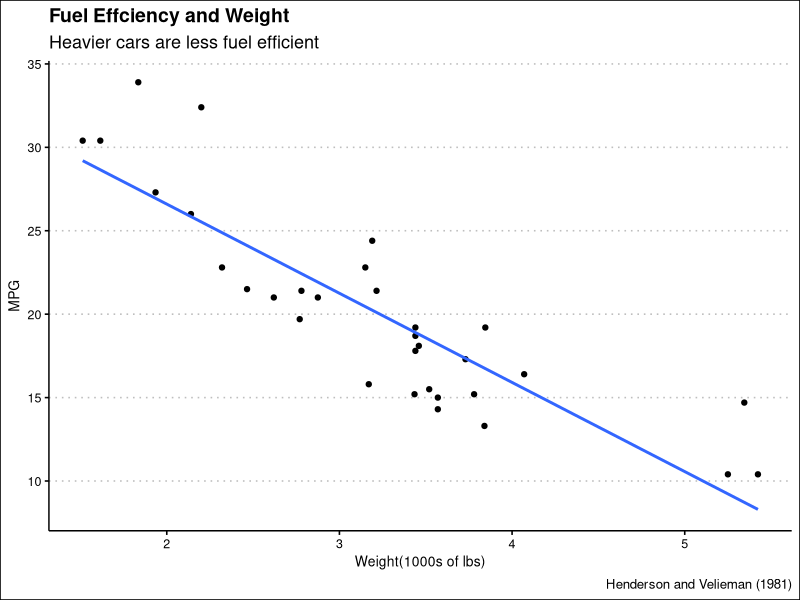

Write the R code that produced this figure.
# Packages
library(tidyverse)
library(ggthemes)

# Car Plot Chuck
car_plot <- mtcars |> select(mpg, wt) |>
  ggplot(aes(x = wt, y = mpg)) + 
  geom_point() + 
  geom_smooth(method = "lm", formula =  y ~ x, se = FALSE) +
  theme_clean() +
  labs(title = "Fuel Effciency and Weight",
       subtitle = "Heavier cars are less fuel efficient",
       y = "MPG",
       x = "Weight(1000s of lbs)",
       caption = "Henderson and Velieman (1981)")

car_plot

# To Saving any R object in an .rds file: write_rds() 
# Saving the plot "car_plot" in an .rds file
write_rds(car_plot, "car-plot.rds")
